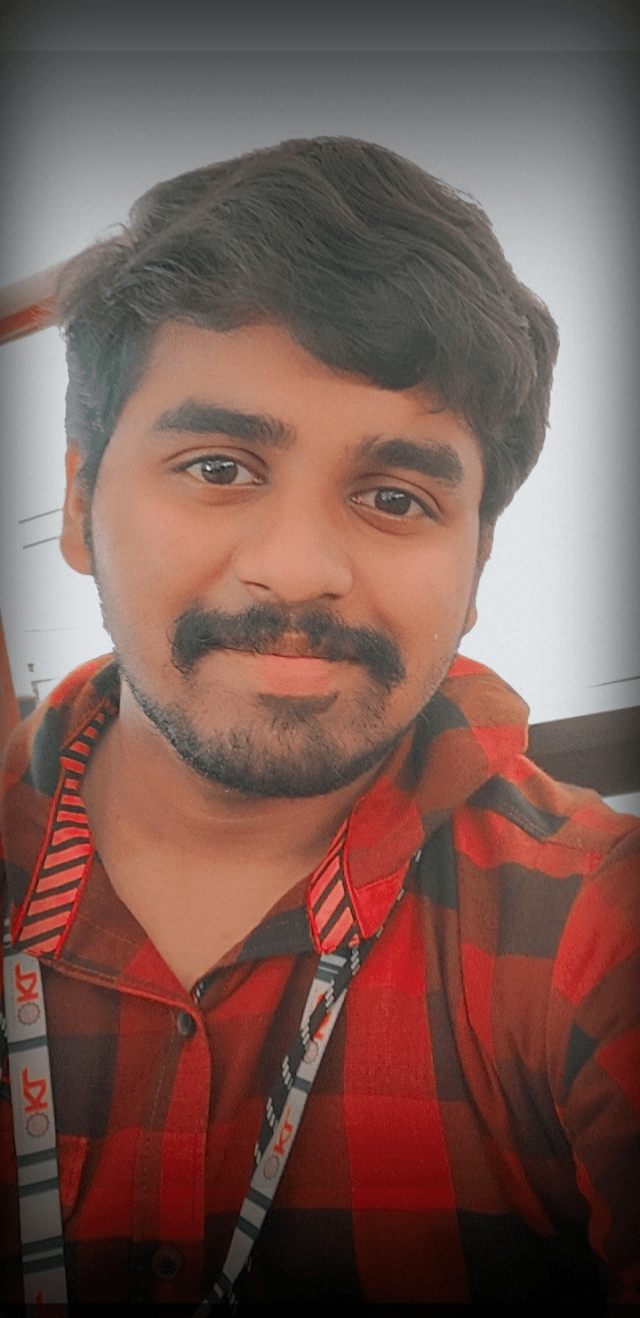
#> input picture kalyan.png, 640 x 1318 px
$ jupyter execute --allow-errors Age_Gender_Detection.ipynb   (shell and % lines are left out)
#> lines starting #> are read from the running program, lines starting #| are printed output that depends on the picture
[cell 1]
%cd Project

[cell 2]
# Import required modules
import cv2 as cv
import math
import time
from google.colab.patches import cv2_imshow

def getFaceBox(net, frame, conf_threshold=0.7):
    frameOpencvDnn = frame.copy()
    frameHeight = frameOpencvDnn.shape[0]
    frameWidth = frameOpencvDnn.shape[1]
    blob = cv.dnn.blobFromImage(frameOpencvDnn, 1.0, (300, 300), [104, 117, 123], True, False)

    net.setInput(blob)
    detections = net.forward()
    bboxes = []
    for i in range(detections.shape[2]):
        confidence = detections[0, 0, i, 2]
        if confidence > conf_threshold:
            x1 = int(detections[0, 0, i, 3] * frameWidth)
            y1 = int(detections[0, 0, i, 4] * frameHeight)
            x2 = int(detections[0, 0, i, 5] * frameWidth)
            y2 = int(detections[0, 0, i, 6] * frameHeight)
            bboxes.append([x1, y1, x2, y2])
            cv.rectangle(frameOpencvDnn, (x1, y1), (x2, y2), (0, 255, 0), int(round(frameHeight/150)), 8)
    return frameOpencvDnn, bboxes

faceProto = "opencv_face_detector.pbtxt"
faceModel = "opencv_face_detector_uint8.pb"

ageProto = "age_deploy.prototxt"
ageModel = "age_net.caffemodel"

genderProto = "gender_deploy.prototxt"
genderModel = "gender_net.caffemodel"

MODEL_MEAN_VALUES = (78.4263377603, 87.7689143744, 114.895847746)
ageList = ['(0-3)', '(4-6)', '(7-12)', '(13-20)', '(21-25)', '(33-43)', '(44-53)', '(54-100)']
genderList = ['Male', 'Female']

# Load network
#> (the rest of this cell did not finish here and is left out)

[cell 3]
input = cv.imread("kalyan.png")
#> input is the input picture: shape (1318, 640, 3); mean B, G, R 83, 90.2, 121.3
#> (the rest of this cell did not finish here and is left out)

[cell 4]
input = cv.imread("dhanush.png")
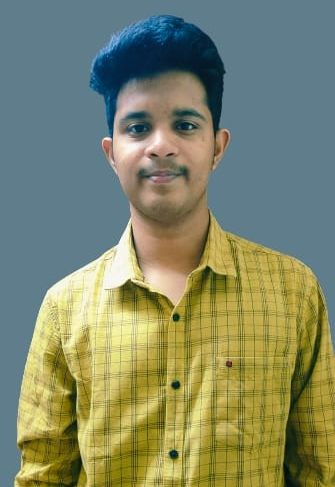
#> input picture dhanush.png, 335 x 487 px
#> input is the input picture: shape (487, 335, 3); mean B, G, R 104.7, 134.7, 127.8
#> (the rest of this cell did not finish here and is left out)

[cell 5]
input = cv.imread("prasanth.png")
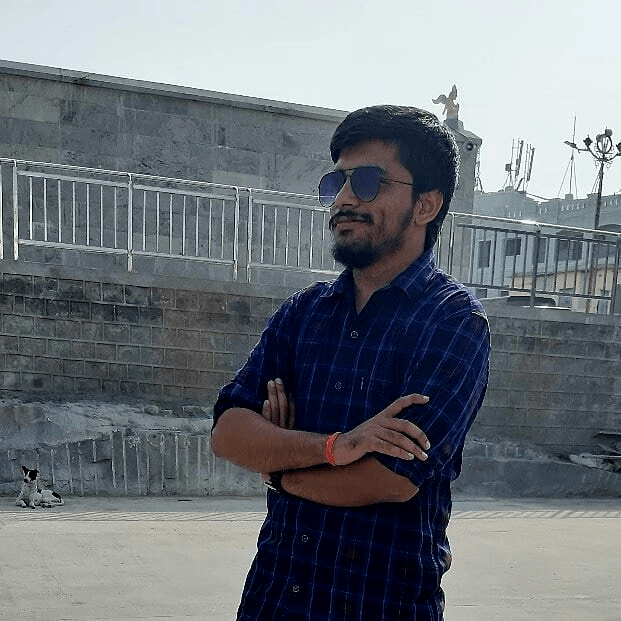
#> input picture prasanth.png, 621 x 621 px
#> input is the input picture: shape (621, 621, 3); mean B, G, R 122, 116.2, 110.4
#> (the rest of this cell did not finish here and is left out)
